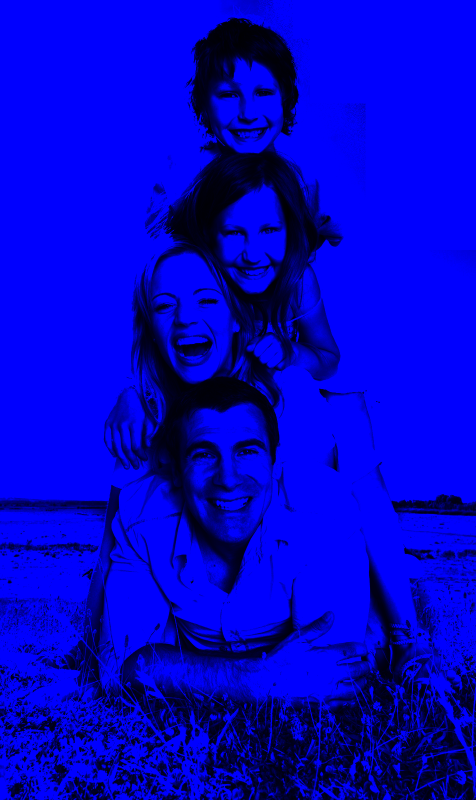
#> input picture final.png, 951 x 1600 px (shown at 1/2 size)
$ python 'Logo Design.py'
#> lines starting #> are read from the running program, lines starting #| are printed output that depends on the picture
import numpy as np
import random
from PIL import Image, ImageDraw, ImageFont
import os.path
import sys
import importlib

moduleName = "transparency_tool"
transparency_tool = importlib.import_module(moduleName)

def get_img_dir() -> str:
    pkg_dir = os.path.dirname(__file__)
    return pkg_dir

def circle():
	image = Image.new('RGBA', (800, 800))
	draw = ImageDraw.Draw(image)
	draw.ellipse((20, 20, 780, 780),  outline ='blue')
	return image
def square():
	image = Image.new('RGBA', (800, 800))
	draw = ImageDraw.Draw(image)
	draw.rectangle(((10, 10), (790, 790)), fill="black")
	return image
def oval():
	image = Image.new('RGBA', (800, 400))
	draw = ImageDraw.Draw(image)
	x, y =  image.size
	eX, eY = 790, 390
	bbox =  (x/2 - eX/2, y/2 - eY/2, x/2 + eX/2, y/2 + eY/2)
	draw.ellipse(bbox,  outline ='blue')
	return image
def rectangle():
	image = Image.new('RGBA', (800, 400))
	draw = ImageDraw.Draw(image)
	draw.rectangle((10,10,790,390),  outline ='blue')
	return image


class Logo:
	def __init__(self, shape, colour, position, font_size, font_style): #Create a logo object
		self.shape = shape
		self.colour = colour
		self.position = position
		self.font_size = font_size
		self.font_style = font_style
	def __str__(self):
		return str([self.shape, self.colour, self.position, self.font_size, self.font_style])
	def __eq__(self, other):
		return self.__dict__ == other.__dict__
	def return_val(self):
		return str([self.shape, self.colour, self.position, self.font_size, self.font_style])
	def logo_maker():
		shape_arr = (random.randint(0,len(shapes)-1))
		colour_arr = (random.randint(0,len(colours)-1))
		position_arr = (random.randint(0,len(positions)-1))
		font_size_arr = (random.randint(0,len(description_font_size)-1))
		font_style_arr = (random.randint(0,len(description_font_style)-1))
		combination = Logo(shapes[shape_arr], colours[colour_arr], positions[position_arr], description_font_size[font_size_arr], description_font_style[font_style_arr])
		return combination

class Combinations:
	def __init__(self, samples): #Declare the number of Logo objects you want to create
#> called with samples = 500
		self.combinations = []
		self.samples = samples
		for item in range(samples):
			combination = Logo.logo_maker()
			print(self.duplicate_checker(combination))
			while self.duplicate_checker(combination) == False:
				combination = Logo.logo_maker()
			self.combinations.append(combination)
	def __str__(self): #Print all items inside combinations object
		disp_list = []
		for item in self.combinations:
			disp_list.append(item.return_val())
		return str(disp_list)
	def duplicate_checker(self, combination):
		for combo in self.combinations:
			if combo == combination:
				return False
			else:
				return True
	def render_images(self): #Render images stored inside combinations object
		transparency_tool.sigma()
#> (this line was passed over: transparency_tool is not available in this run)
		 #Create masked logos
		for index, item in enumerate(self.combinations):
			if item.shape == 'Rectangle':
				loc = Rectangle_position[item.position]
				image = rectangle()
			elif item.shape == 'Square':
				loc = Square_position[item.position]
				image = square()
			elif item.shape == 'Circle':
				loc = Circle_position[item.position]
				image = circle()
			elif item.shape == 'Oval':
				loc = Oval_position[item.position]
				image = oval()
#> in oval, `image = Image.new('RGBA', (800, 400))`: image: PIL image 800x400 RGBA; every value is 0
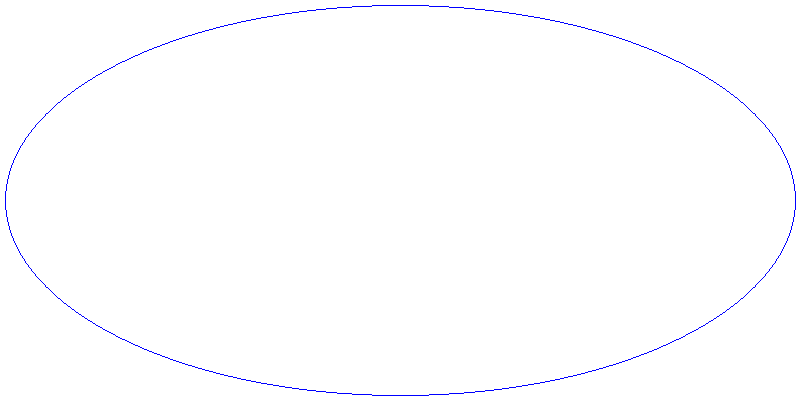
#> image: PIL image 800x400 RGBA; mean R, G, B, A 0, 0, 1.4, 1.4; transparent parts drawn white
			width, height = image.size
#> width = 800; height = 400
			center = (int(0.5 * width), int(0.5 * height))
#> center = (400, 200)
			fill_colour = colors_dict[item.colour]
			ImageDraw.floodfill(image, xy=center, value=fill_colour)
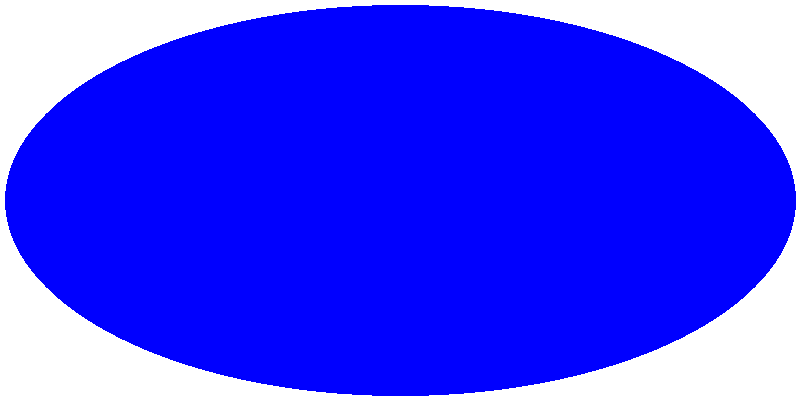
#> image: PIL image 800x400 RGBA; mean R, G, B, A 0, 0, 193.5, 193.5; transparent parts drawn white
			colour_array = colors_dict[item.colour][0:3]
			colour_array = [x / 255 for x in colour_array]
			transparency_tool.color_mask(colour_array)
#> (this line was passed over: transparency_tool is not available in this run)
			logo_pic = Image.open('final.png')
#> logo_pic is the input picture: PIL image 951x1600 RGBA; mean R, G, B, A 0, 0, 203.6, 255
			width1, height1 = logo_pic.size
#> width1 = 951; height1 = 1600
			ratio = height1/width1
#> ratio = 1.68
			height1 = image.height - 30
#> height1 = 370
			if item.shape=='Circle':
				height1 = image.height-150
			width1 = height1/ratio
#> width1 = 219.9
			logo_pic = logo_pic.resize((int(width1), int(height1)))
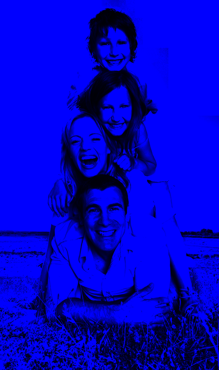
#> logo_pic: PIL image 219x370 RGBA; mean R, G, B, A 0, 0, 203.3, 255
			image.paste(logo_pic, (int(image.width/2-(logo_pic.width/2)), int(image.height/2-(logo_pic.height/2))))
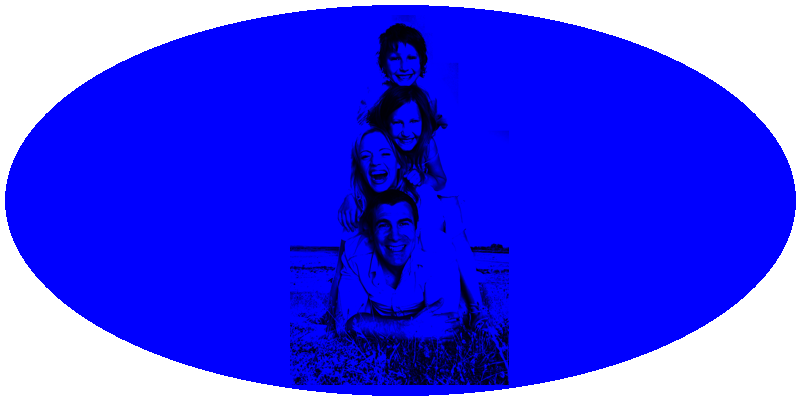
#> image: PIL image 800x400 RGBA; mean R, G, B, A 0, 0, 180.5, 193.5; transparent parts drawn white
			draw = ImageDraw.Draw(image)
			input_logo = os.path.join(get_img_dir(), "Premier Logo.png")
#> (the run stopped early here; a loop or call above may not have finished)
